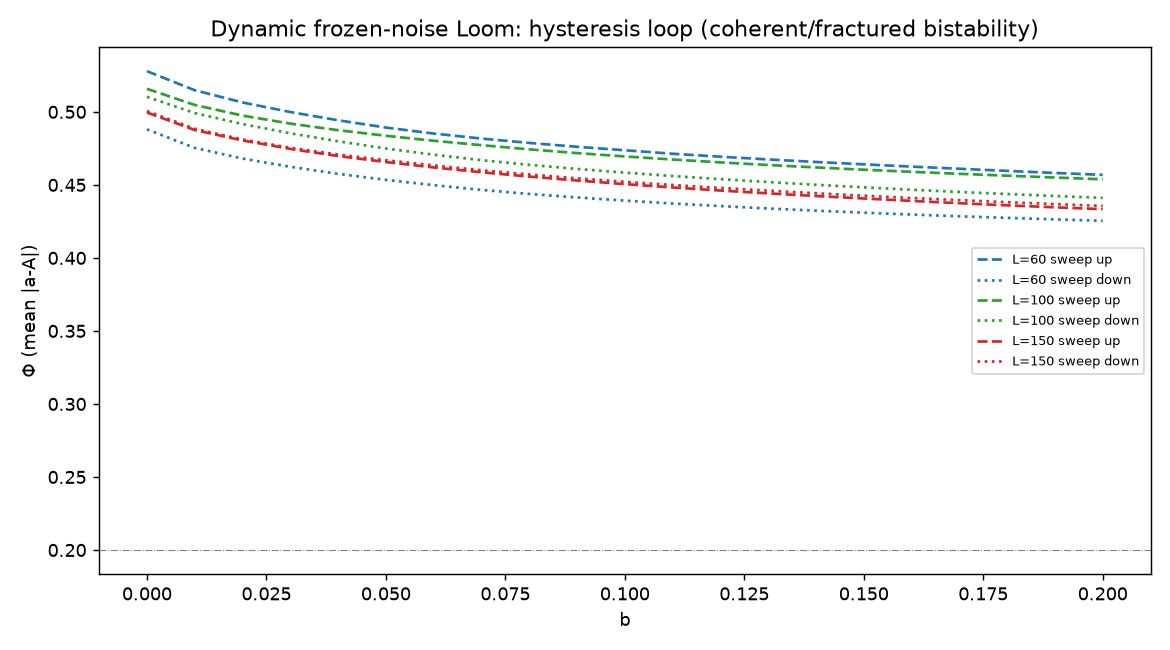

This chart was generated by the following Python code:
import numpy as np
import matplotlib; matplotlib.use('Agg'); import matplotlib.pyplot as plt
rng=np.random.default_rng(2026)
def step(a,A,X,b): return np.clip(X*a*a+(1-X)*(a+b*np.sin(2*np.pi*(a-A))),0,1)
def adiab_sweep(L,bgrid,n,T,direction):
    out=np.zeros((n,len(bgrid)))
    order=range(len(bgrid)) if direction=='up' else range(len(bgrid)-1,-1,-1)
    for i in range(n):
        A=rng.random(L)
        X0=rng.random(L)                      # single frozen temporal motif
        a=A.copy()                            # coherent start
        for j in order:
            bv=bgrid[j]
            for t in range(T): a=step(a,A,X0,bv)
            out[i,j]=np.mean(np.abs(a-A))
    return out.mean(0)
b=np.linspace(0,0.2,21); T=2000
res={}
plt.figure(figsize=(9,5))
for L in [60,100,150]:
    Xf=np.zeros((20,L)); 
    # pre-generate frozen motifs per trial inside adiab
    fu=adiab_sweep(L,b,12,T,'up')
    bd=adiab_sweep(L,b,12,T,'down')
    # critical points via threshold 0.2 on Phi
    thr=0.2
    fidx=np.argmax(fu>=thr) if np.any(fu>=thr) else 0
    b_f=b[fidx]
    didx=len(b)-1-np.argmax(bd[::-1]>=thr) if np.any(bd>=thr) else len(b)-1
    b_b=b[didx]
    width=(b_b-b_f) if (np.any(fu>=thr) and np.any(bd>=thr)) else np.nan
    res[L]=dict(b_f=float(b_f),b_b=float(b_b),width=float(width))
    print(f"L={L}: b_f(up)={b_f:.3f}  b_b(down)={b_b:.3f}  width={width:.3f}")
    c='tab:blue' if L==60 else ('tab:green' if L==100 else 'tab:red')
    plt.plot(b,fu,'--',color=c,label=f'L={L} sweep up'); plt.plot(b,bd,':',color=c,label=f'L={L} sweep down')
plt.axhline(0.2,color='gray',lw=0.6,ls='-.'); plt.xlabel(r'b'); plt.ylabel(r'$\Phi$ (mean |a-A|)')
plt.title('Dynamic frozen-noise Loom: hysteresis loop (coherent/fractured bistability)')
plt.legend(fontsize=7); plt.tight_layout(); plt.savefig('hyst_dynamic.png',dpi=130)
import json; json.dump(res,open('hyst_dynamic.json','w'),indent=2)
print("saved hyst_dynamic.png ; res=",res)
